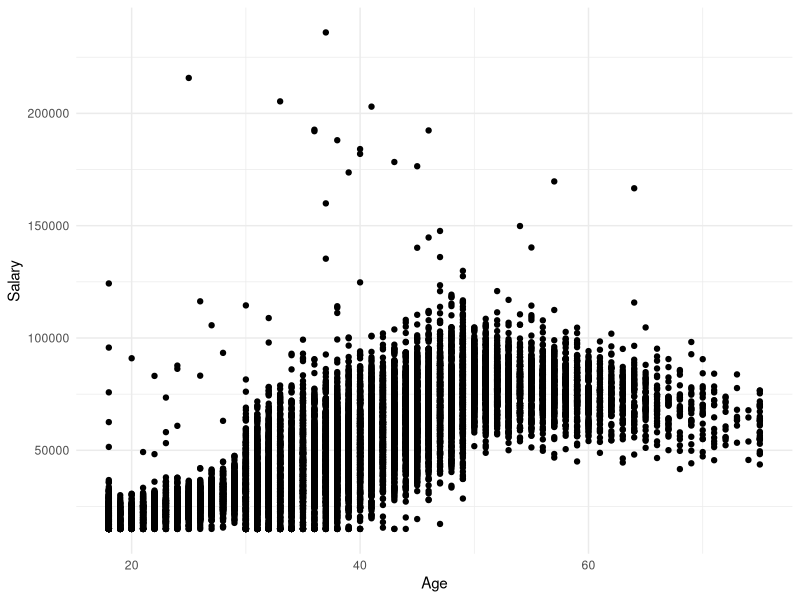
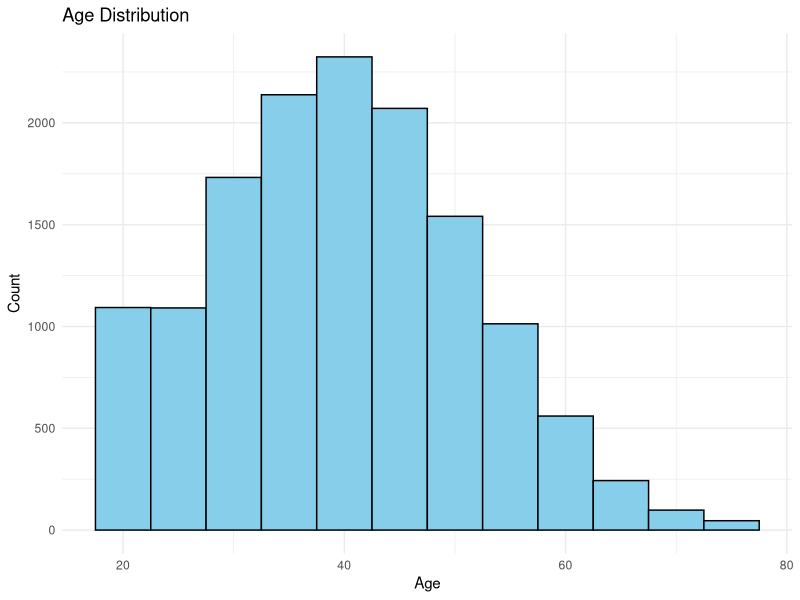
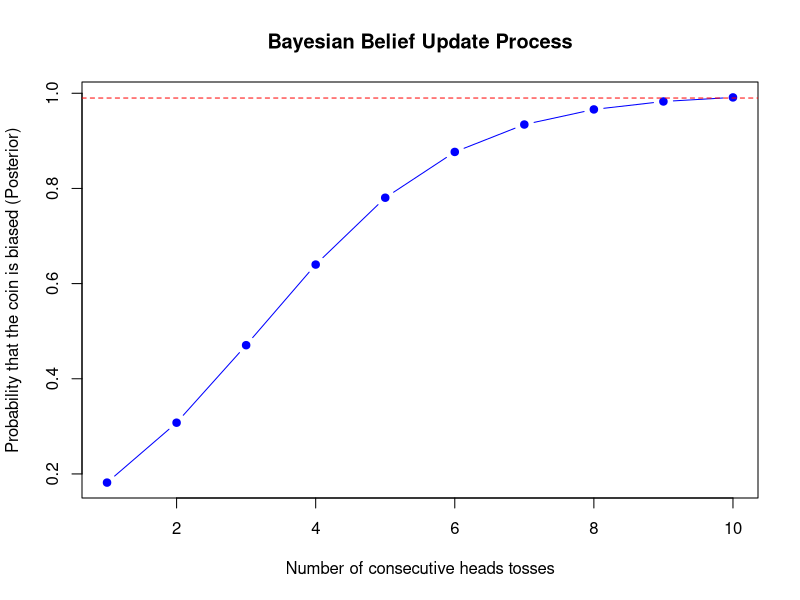
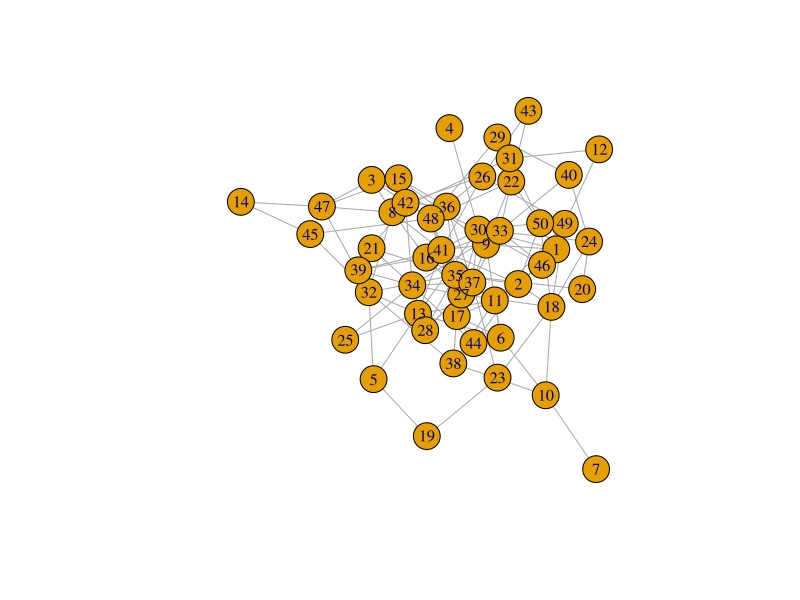

The R script that drew these images, in order:
################################################################################
# Week 2 Lab Reference Code
# Charles Z. Liu
################################################################################


# Load library
library(ggplot2)
library(dplyr)

# Read Data
customer_data <- read.csv("customer_data.csv", stringsAsFactors = FALSE)
str(customer_data)

# ggplot scatter
ggplot(customer_data, aes(x = Age, y = Salary)) +
  geom_point() +
  theme_minimal()


# Histogram
ggplot(customer_data, aes(x = Age)) +
  geom_histogram(binwidth = 5, 
                 fill = "skyblue", 
                 color = "black") +
  labs(title = "Age Distribution",
       x = "Age",
       y = "Count") +
  theme_minimal()



# Prior probability of spam
P_spam <- 0.2
# Probability of "win" given spam
P_word_given_spam <- 0.7
# Probability of "win" given not spam
P_word_given_not <- 0.1
# Posterior probability using Bayes
P_spam_given_word <- (P_word_given_spam * P_spam) /
  (P_word_given_spam * P_spam + P_word_given_not * (1 - P_spam))
P_spam_given_word


# Bayesian Updating
# Beta-Binomial example
prior_alpha <- 2
prior_beta <- 2
observed_success <- 5
observed_fail <- 3
posterior_alpha <- prior_alpha + observed_success
posterior_beta <- prior_beta + observed_fail
posterior_alpha / (posterior_alpha + posterior_beta)

#########################################################

# Test Lucky Coin
# --- Step 1: Initialization ---
# Initial Prior Probability: The probability that you think the coin is biased
prior <- 0.1
# Likelihoods
p_heads_if_rigged <- 1.0 # If biased, it must be heads
p_heads_if_fair <- 0.5 # If fair, 50% probability of heads

# Create a vector to store the posterior probability after each toss
results <- numeric(10)

# --- Simulate 10 tosses (all heads) ---
for (i in 1:10) {
  # Steps 2 & 3: Calculate the posterior probability using Bayes' theorem
  # P(Rigged|H) = [P(H|Rigged) * P(Rigged)] / P(H)
  # Where P(H) = P(H|Rigged)*P(Rigged) + P(H|Fair)*P(Fair)
  numerator <- p_heads_if_rigged * prior
  denominator <- (p_heads_if_rigged * prior) + (p_heads_if_fair * (1 - prior))
  posterior <- numerator / denominator
  
  # Record results
  results[i] <- posterior
  # Key point: Update the posterior probability of this time to the prior probability calculated next time (New Prior)
  prior <- posterior
  cat(sprintf("Throwing %d times (Heads): Posterior probability = %.4f\n", i, posterior))
  
}
# --- Visualization (Step 4: Long-term trend) ---
plot(1:10, results, type="b", pch=19, col="blue",
     
     xlab="Number of consecutive heads tosses", ylab="Probability that the coin is biased (Posterior)", main="Bayesian Belief Update Process")
abline(h=0.99, col="red", lty=2) # Mark the 0.99 threshold

#ER Model
install.packages("igraph")
library(igraph)
n <- 50
p <- 0.1
g <- erdos.renyi.game(n, p, directed = FALSE)
plot(g)

## Statistic Feature of ER Model
n <- 10
p <- 0.3
m <- choose(n, 2)
m * p
m * p * (1-p)
